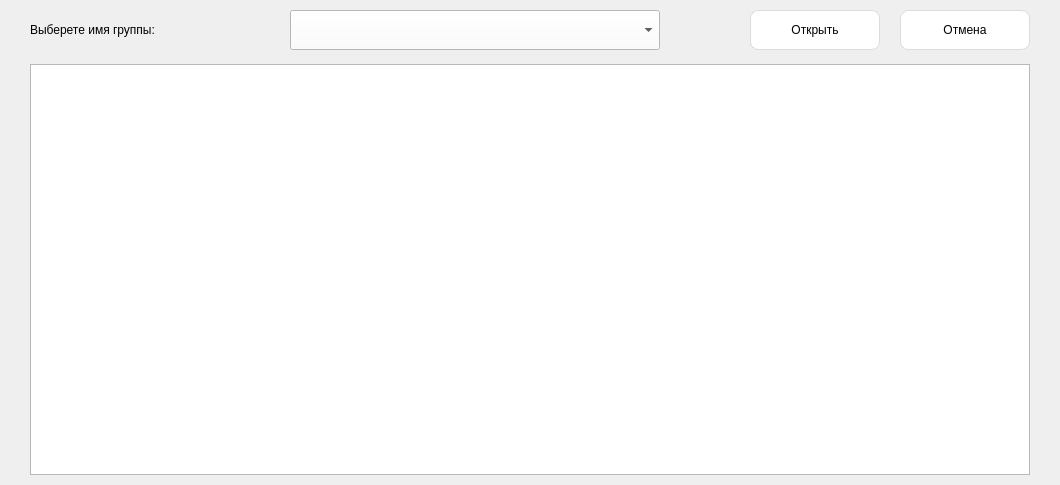
<?xml version="1.0" encoding="UTF-8"?>
<ui version="4.0">
 <class>Dialog</class>
 <widget class="QDialog" name="Dialog">
  <property name="geometry">
   <rect>
    <x>0</x>
    <y>0</y>
    <width>1060</width>
    <height>485</height>
   </rect>
  </property>
  <property name="windowTitle">
   <string>Dialog</string>
  </property>
  <property name="styleSheet">
   <string notr="true"/>
  </property>
  <widget class="QLabel" name="label">
   <property name="geometry">
    <rect>
     <x>30</x>
     <y>10</y>
     <width>600</width>
     <height>40</height>
    </rect>
   </property>
   <property name="styleSheet">
    <string notr="true">font: 16pt &quot;Segoe UI&quot;;
</string>
   </property>
   <property name="text">
    <string>Выберете имя группы:</string>
   </property>
  </widget>
  <widget class="QPushButton" name="confirm_button">
   <property name="geometry">
    <rect>
     <x>750</x>
     <y>10</y>
     <width>130</width>
     <height>40</height>
    </rect>
   </property>
   <property name="styleSheet">
    <string notr="true">font: 12pt &quot;Segoe UI&quot;;
background-color: rgb(255, 255, 255);
border-style: solid;
border-width: 1px;
border-color: rgb(220, 220, 220);
border-radius: 8px;</string>
   </property>
   <property name="text">
    <string>Открыть</string>
   </property>
  </widget>
  <widget class="QPushButton" name="cancel_button">
   <property name="geometry">
    <rect>
     <x>900</x>
     <y>10</y>
     <width>130</width>
     <height>40</height>
    </rect>
   </property>
   <property name="styleSheet">
    <string notr="true">font: 12pt &quot;Segoe UI&quot;;
background-color: rgb(255, 255, 255);
border-style: solid;
border-width: 1px;
border-color: rgb(220, 220, 220);
border-radius: 8px;
</string>
   </property>
   <property name="text">
    <string>Отмена</string>
   </property>
  </widget>
  <widget class="QComboBox" name="choose_comboBox">
   <property name="geometry">
    <rect>
     <x>290</x>
     <y>10</y>
     <width>370</width>
     <height>40</height>
    </rect>
   </property>
   <property name="styleSheet">
    <string notr="true">font: 12pt &quot;Segoe UI&quot;;
background-color: rgb(255, 255, 255);
</string>
   </property>
  </widget>
  <widget class="QTableView" name="init_table">
   <property name="geometry">
    <rect>
     <x>30</x>
     <y>64</y>
     <width>1000</width>
     <height>411</height>
    </rect>
   </property>
   <property name="styleSheet">
    <string notr="true"/>
   </property>
  </widget>
 </widget>
 <resources/>
 <connections/>
</ui>
